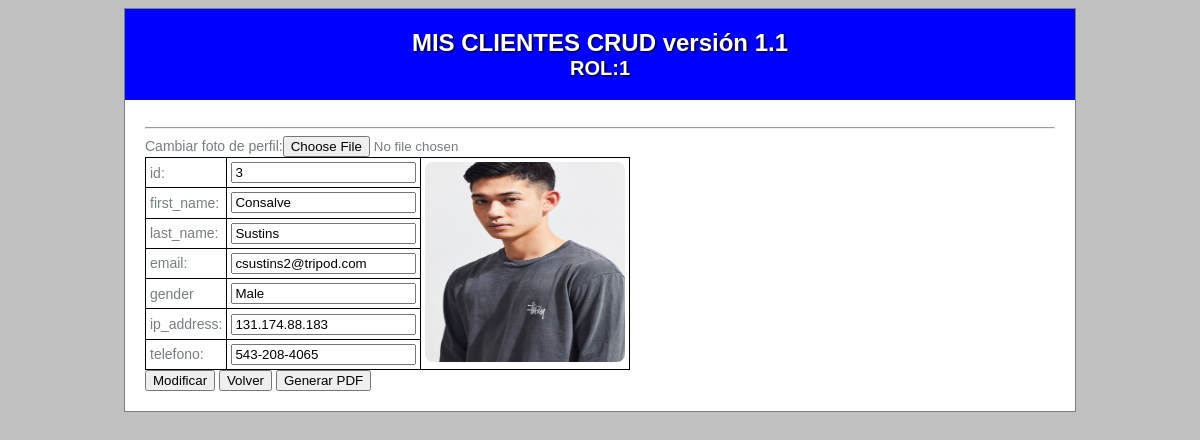
The app's page /index.php?orden=Modificar&id=3 (signed in) with its own data.
### tables this page shows
CREATE TABLE `clientes` (
  `id` int(8) NOT NULL,
  `first_name` varchar(50) DEFAULT NULL,
  `last_name` varchar(50) DEFAULT NULL,
  `email` varchar(50) DEFAULT NULL,
  `gender` varchar(50) DEFAULT NULL,
  `ip_address` varchar(20) DEFAULT NULL,
  `telefono` varchar(50) DEFAULT NULL
);

### app/controllers/crudclientes.php (called while the page is built, shortened)
<?php
function crudModificar($id){
    $db = AccesoDatos::getModelo();
    $cli = $db->getCliente($id);
    $orden="Modificar";
    include_once "app/views/formulario.php";
}
function buscarFotoPerfil($id){
    $aux=0;
    $aux=str_pad($aux, 7, "0", STR_PAD_LEFT);
    $aux=substr($aux, 0, 8-strlen($id)).$id;
    $fichero=$aux.".jpg";
    return $fichero;
}
function comprobarFotoPerfil($id){
    $fichero=buscarFotoPerfil($id);
    $fichero="app/uploads/".$fichero;
    if (file_exists($fichero)) {
        return "$fichero";
    }
    return 'https://robohash.org/'.$id;
}
?>

### app/models/AccesoDatos.php (called while the page is built, shortened)
<?php
class AccesoDatos
{
    private static $modelo = null;
    private $dbh = null;
    public static function getModelo()
    {
        if (self::$modelo == null) {
            self::$modelo = new AccesoDatos();
        }
        return self::$modelo;
    }
    private function __construct()
    {
        $this->dbh = new mysqli(DB_SERVER, DB_USER, DB_PASSWD, DATABASE);
    }
    public function getCliente(int $id)
    {
        $cli = false;
        $stmt_usuario   = $this->dbh->prepare("select * from Clientes where id =?");
        $stmt_usuario->bind_param("i", $id);
        $stmt_usuario->execute();
        $result = $stmt_usuario->get_result();
        if ($result) {
            $cli = $result->fetch_object('Cliente');
        }
        return $cli;
    }
}

### app/models/Cliente.php (called while the page is built, shortened)
<?php
class Cliente {
   function &__get($name)
   {
       if ( property_exists($this,$name)){
           return $this->$name;
       }
   }
}

### app/views/formulario.php (the view, shortened to what this page needs)
<hr>
<form enctype="multipart/form-data" method="post"  action="">
<table>
<tr><td>id:</td>
    <?php if($orden=="Modificar"){?>
        <td><input type="number" name="id" value="<?=$cli->id ?>"  readonly > </td>
        <td rowspan="7"><img src="<?=comprobarFotoPerfil($cli->id) ?>" alt=""></td>
        <?php } else {
            ?>
             <td><input type="number" name="id" value="<?=checkLastId() ?>"  readonly > </td>
        <?php } ?>
</tr>
 <tr><td>first_name:</td>
 <td><input type="text" name="first_name" value="<?=$cli->first_name ?>" autofocus  ></td></tr>
 <tr><td>last_name:</td>
 <td><input type="text" name="last_name" value="<?=$cli->last_name ?>"  ></td></tr>
 <tr><td>email:</td>
 <td><input type="email" name="email" value="<?=$cli->email ?>"  ></td></tr>
 <tr><td>gender</td>
 <td><input type="text" name="gender" value="<?=$cli->gender ?>"  ></td></tr>
 <tr><td>ip_address:</td>
 <td><input type="text" name="ip_address" value="<?=$cli->ip_address ?>"  ></td></tr>
 <tr><td>telefono:</td>
 <td><input type="tel" name="telefono" value="<?=$cli->telefono ?>"  ></td></tr>
 <tr>
<label for="foto">Cambiar foto de perfil:</label>
<input type="file" name="foto">
</tr>
</table>
<input type="submit"	 name="orden" 	value="<?=$orden?>">
<input type="submit"	 name="orden" 	value="Volver">
<input type="submit"	 name="pdf" 	value="Generar PDF">
</form>

### web/css/default.css (style rules this page uses)
body { background: silver; text-align: justify; font-family: Tahoma, Geneva, sans-serif; font-size: 14px; color: #757E82; }
table, th, td { border: 1px solid black; border-collapse:collapse; padding: 4px; }
img { border-radius: 8px; width: 200px; height: 200px; }

### records on screen
clientes: id "3", first_name "Consalve", last_name "Sustins", email "csustins2@tripod.com", gender "Male", ip_address "131.174.88.183", telefono "543-208-4065"

### other values on screen
$_SESSION['rol'] "1"
